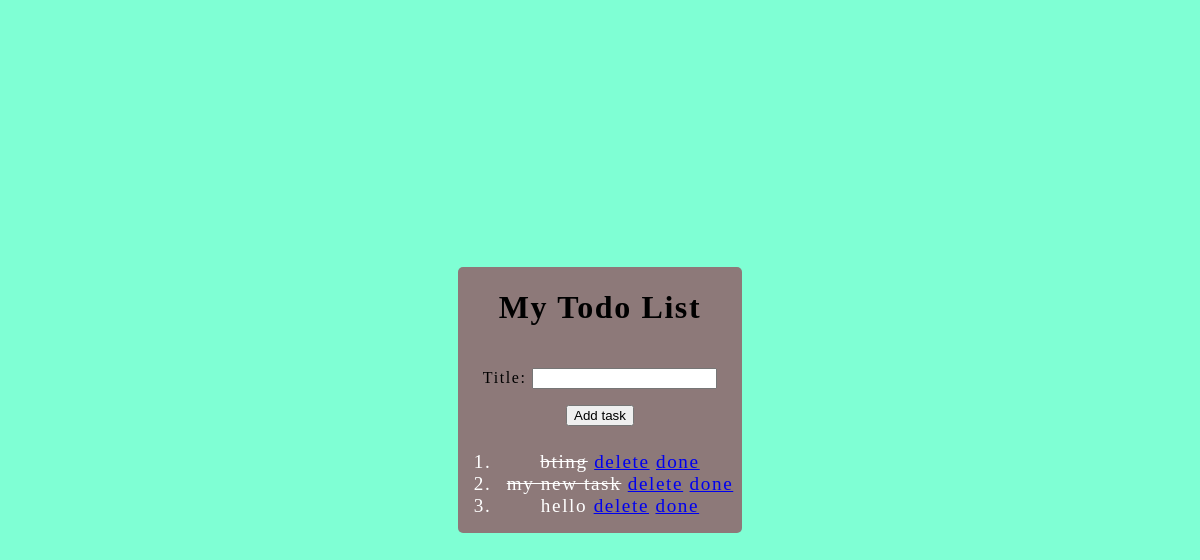
Before: / with the older database file.
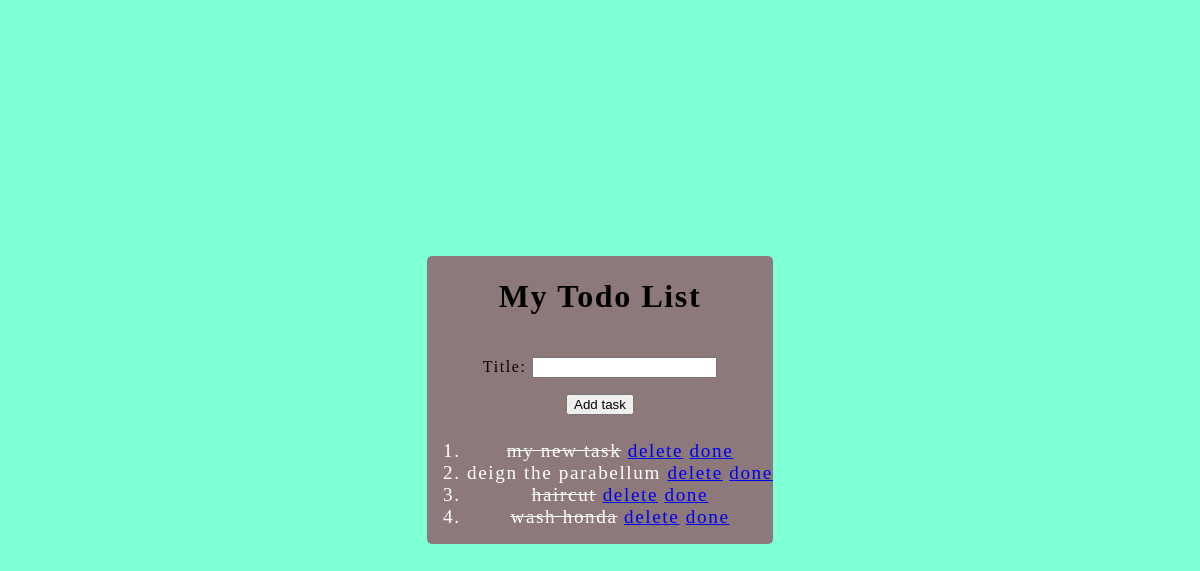
After: the same page with the newer database file.
### tasks/models.py (models this page shows)
class Task(models.Model):
    title = models.CharField(max_length=250)
    done = models.BooleanField(default=False, blank=False, null=False)
    def __str__(self) -> str:
        return self.title

### tasks/views.py (the view)
# urls.py: path("", home, name="home"),
def home(request):
    tasks = Task.objects.all()
    form = TaskForm()
    if request.method =="POST":
        form = TaskForm(request.POST)
        if form.is_valid():
            form.save()
    context = {
        "tasks": tasks,
        "form":form
    }
    return render(request, "base.html", context)

### tasks/forms.py
class TaskForm(ModelForm):
    class Meta:
        model = Task
        fields = ["title"]

### templates/base.html (shortened to what this page needs)
{% load static %}
<html lang="en">
<head>
    <link rel="stylesheet" href="{% static 'style.css' %}">
</head>
<body>
    <div id="card">
        <h1>My Todo List</h1>
            <form action="" method="post" class="form">
                {{form.as_p}}
                <input type="submit" value="Add task">
            </form>
        <ol>
            {% for task in tasks %}
            <li>
                {% if task.done %}
                    <s>{{task}}</s>
                {% else %}
                    {{task}}
                {% endif %}
                <a href="{% url 'delete' task.id %}">delete</a>
                <a href="{% url 'done' task.id %}">done</a>
            </li>
            {% endfor %}
        </ol>
    </div>
</body>
</html>

### static/style.css (style rules this page uses)
* { box-sizing: border-box; }
body { display: flex; align-items: center; justify-content: center; background-color: aquamarine; }
#card { border-radius: 5px; letter-spacing: 0.1rem; text-align: center; justify-content: center; background-color: rgb(141, 121, 121); }
.form { margin: 20px; padding: 5px; }
li { color: #fff; font-size: larger; }

Changed rows visible on the page:
removed Task: title "bting"
removed Task: title "hello"
added Task: title "deign the parabellum"
added Task: title "haircut"
added Task: title "wash honda"
